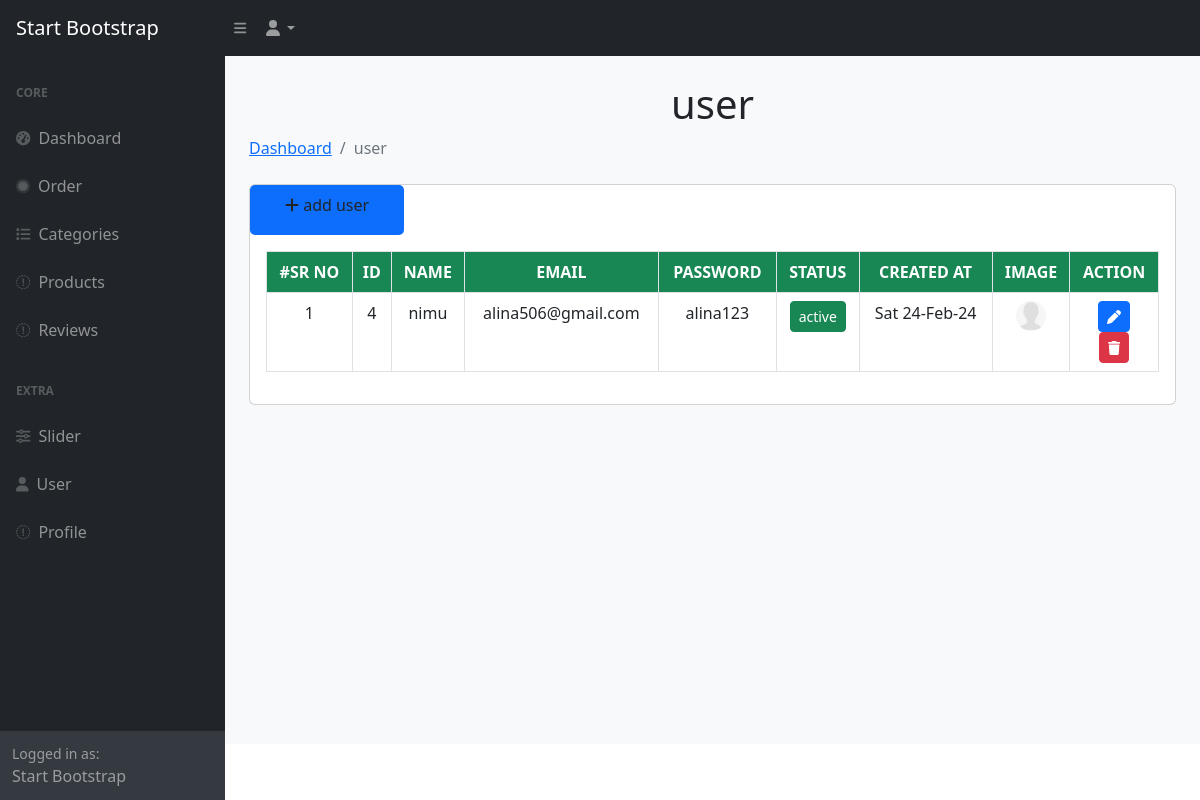
Screenshot of /admin/user.php with the database file from the repository.
### tables this page shows
CREATE TABLE `user` (
  `id` int(11) NOT NULL,
  `name` varchar(255) NOT NULL,
  `email` varchar(255) NOT NULL,
  `password` varchar(255) NOT NULL,
  `status` tinyint(4) NOT NULL DEFAULT 1,
  `created_at` timestamp NOT NULL DEFAULT current_timestamp() ON UPDATE current_timestamp()
);

### admin/user.php (the view, shortened to what this page needs)
<?php
require_once("../components/admin-top.php");
?>
  <body>
    <div class="page-holder bg-light">
      <?php
require_once("../components/admin-navbar.php");
?>
         <?php
require_once("../components/admin-sidebar.php");
?>
            <div id="layoutSidenav_content">
                <main>
                    <div class="container-fluid px-4 text-center text-capatilize text-bold">
                        <h1 class="mt-4">user</h1>
                        <ol class="breadcrumb mb-4">
                            <li class="breadcrumb-item "><a href="index.php">Dashboard</a></li>
                            <li class="breadcrumb-item active">user</li>
                        </ol>
                        <div class="card mb-4">
                              <a class="nav-link bg-primary col-2 btn-height text-center pt-2" href="manage-user.php">
                              <i class="fas fa-plus"></i>
                        add user
                            </a>
<div class="card-body">
                                <table id="datatablesSimple" class = "table table-bordered table-stripped table-hover text-capitalized text-center">
                                    <thead class = "bg-success text-white text-uppercase">
                                        <tr>
                                            <th>#sr No</th>
                                            <th>id</th>
                                            <th>name</th>
                                            <th>email</th>
                                            <th>password</th>
                                            <th>status</th>
                                            <th>created at</th>
                                            <th>image</th>
                                            <th>action</th>
                                        </tr>
                                    </thead>
                                    <tbody>
                                    <?php
                             $i = 1;
                             $sql = "SELECT * FROM `user`";
                             $res = mysqli_query($conn, $sql);
                             if(mysqli_num_rows($res) > 0){
                                while($row = mysqli_fetch_array($res)){
                            ?>
                                        <tr>
                                        <td><?php echo $i?></td>
                                    <td><?php echo $row["id"]?></td>
                                    <td><?php echo $row["name"]?></td>
                                    <td><?php echo $row["email"]?></td>
                                    <td><?php echo $row["password"]?></td>
                                    <td>
                                <?php
                                if($row["status"] == 1){
                                    echo '<a href="?action=active&id='.$row["id"].'" class="btn btn-sm btn-success" name="active"><span>active</span></a>';
                                }else{
                                    echo '<a href="?action=deactive&id='.$row["id"].'" class="btn btn-sm btn-warning" name="deactive"><span>deactive</span></a>';
                                }
                                ?>
                                </td>
                                 <td>
                                            <?php echo date("D d-M-y", strtotime( $row["created_at"]))?></td>
                                    <td>
                                    <a href="assets/img/user/<?php
                                if(empty($row["image"])){
                                    echo "dummy img.png";
                                }else{
                                    echo $row["image"];
                                }
                                ?>" target="_blank">
                                <img src="assets/img/user/<?php
                                if(empty($row["image"])){
                                    echo "dummy img.png";
                                }else{
                                    echo $row["image"];
                                }
                                ?>" class=" avatar-icon csimage" alt="">
                                </a>
                                </td>
                                            <td>
                                            <a href="manage-user.php?id=<?php echo $row["id"]?>" class="btn btn-sm btn-primary"><span class="fas fa-pen"></span></a>
                                                <form action="" method="post">
                                                <button class="btn btn-sm btn-danger" name="btn_del" onclick="return confirm('Are you sure?')"><span class="fas fa-trash"></span></button>
                                                </form>
                                            </td>
                                        </tr>
                                        <?php
                                $i++;
                                }
                             }
                             else{
                                echo '<div class="alert alert-success msg" role="alert">
                                No record found!
                              </div>';
                             };
                            ?>
                                    </tbody>
                                </table>
                            </div>
                        </div>
                    </div>
                </main>
            </div>
        </div>
    </body>
</html>

### css/custom.css (style rules this page uses)
.csimage { width: 30px; height: 30px; border-radius: 50%; }
.btn-height { height: 50px; border-radius: 5px; }

### rows the page displays
user: id "4", name "nimu", email "alina506@gmail.com", password "alina123", created_at "Sat 24-Feb-24"
